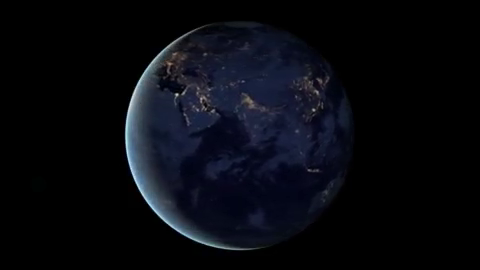
#> input picture frame 90 of earth.avi, 480 x 270 px, given in place of monitoring_720p.avi, which was not available
$ jupyter execute chap163.ipynb   (text cells are left out)
#> lines starting #> are read from the running program, lines starting #| are printed output that depends on the picture; after the words box and inside, x2 and y2 are one past the last pixel; in counts of white or black regions, pixels touching at a corner belong together
[cell 1]
import numpy as np
import cv2

[cell 2]
cap = cv2.VideoCapture('monitoring_720p.avi')
#fgbg = cv2.createBackgroundSubtractorMOG()
fgbg = cv2.bgsegm.createBackgroundSubtractorMOG()

[cell 3]
while(1):
    ret, frame = cap.read()
#> frame is the input picture: shape (270, 480, 3); mean B, G, R 15.2, 9.4, 7.8
    fgmask = fgbg.apply(frame)
#> fgmask: shape (270, 480); every value is 0
    cv2.imshow('frame',fgmask)
    k = cv2.waitKey(30) & 0xff
#> (key Esc is pressed here)
    if k == 27:
        break
cap.release()
cv2.destroyAllWindows()

[cell 4]
cap = cv2.VideoCapture('monitoring_720p.avi')
fgbg = cv2.createBackgroundSubtractorMOG2(detectShadows=True)
#fgbg = cv2.bgsegm.createBackgroundSubtractorMOG2()

[cell 5]
while(1):
    ret, frame = cap.read()
    fgmask = fgbg.apply(frame)
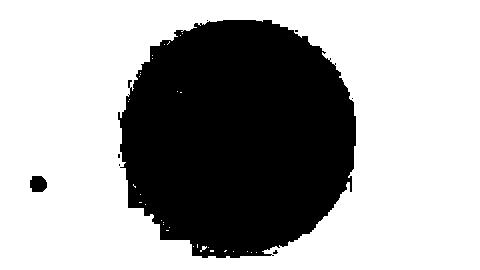
#> fgmask: shape (270, 480); values 127 (black) and 255 (white), 65.3% white; 8 black regions (6 under 20 px), largest, box (x1, y1, x2, y2) and area: (118, 20, 356, 258) 44689, (30, 176, 47, 192) 230
    cv2.imshow('frame',fgmask)
    k = cv2.waitKey(30) & 0xff
#> (key Esc is pressed here)
    if k == 27:
        break
cap.release()
cv2.destroyAllWindows()

[cell 6]
cap = cv2.VideoCapture('monitoring_720p.avi')

[cell 7]
kernel = cv2.getStructuringElement(cv2.MORPH_ELLIPSE,(3,3))
fgbg = cv2.bgsegm.createBackgroundSubtractorGMG()

[cell 8]
while(1):
    ret, frame = cap.read()
    fgmask = fgbg.apply(frame)
    cv2.imshow('vframe',frame)
    cv2.imshow('frame',fgmask)
    k = cv2.waitKey(30) & 0xff
#> (key Esc is pressed here)

$ run again, starting later in the video
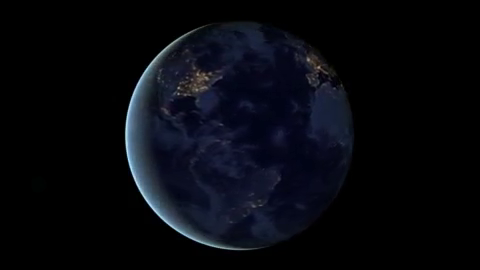
#> input picture frame 405 of earth.avi, 480 x 270 px, given in place of monitoring_720p.avi, which was not available
#> frame is the input picture: shape (270, 480, 3); mean B, G, R 14.2, 8.4, 6.9
#> `fgmask = fgbg.apply(frame)`:
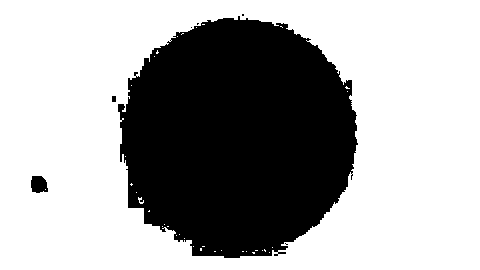
#> fgmask: shape (270, 480); values 127 (black) and 255 (white), 65.3% white; 7 black regions (4 under 20 px), largest, box (x1, y1, x2, y2) and area: (118, 16, 358, 258) 44674, (31, 176, 48, 193) 238, (112, 96, 116, 102) 24

$ run again, starting later in the video
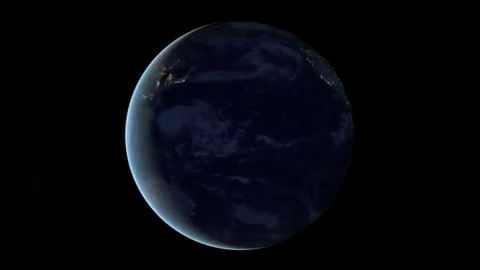
#> input picture frame 720 of earth.avi, 480 x 270 px, given in place of monitoring_720p.avi, which was not available
#> frame is the input picture: shape (270, 480, 3); mean B, G, R 12.2, 6.7, 5.1
#> `fgmask = fgbg.apply(frame)`:
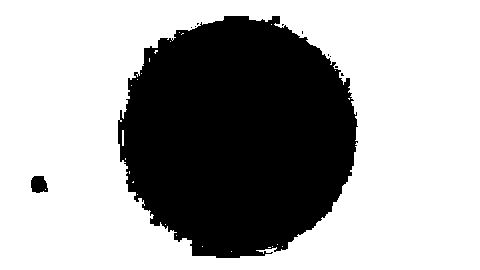
#> fgmask: shape (270, 480); values 127 (black) and 255 (white), 65.4% white; 11 black regions (9 under 20 px), largest, box (x1, y1, x2, y2) and area: (118, 16, 358, 258) 44562, (31, 176, 48, 193) 235
